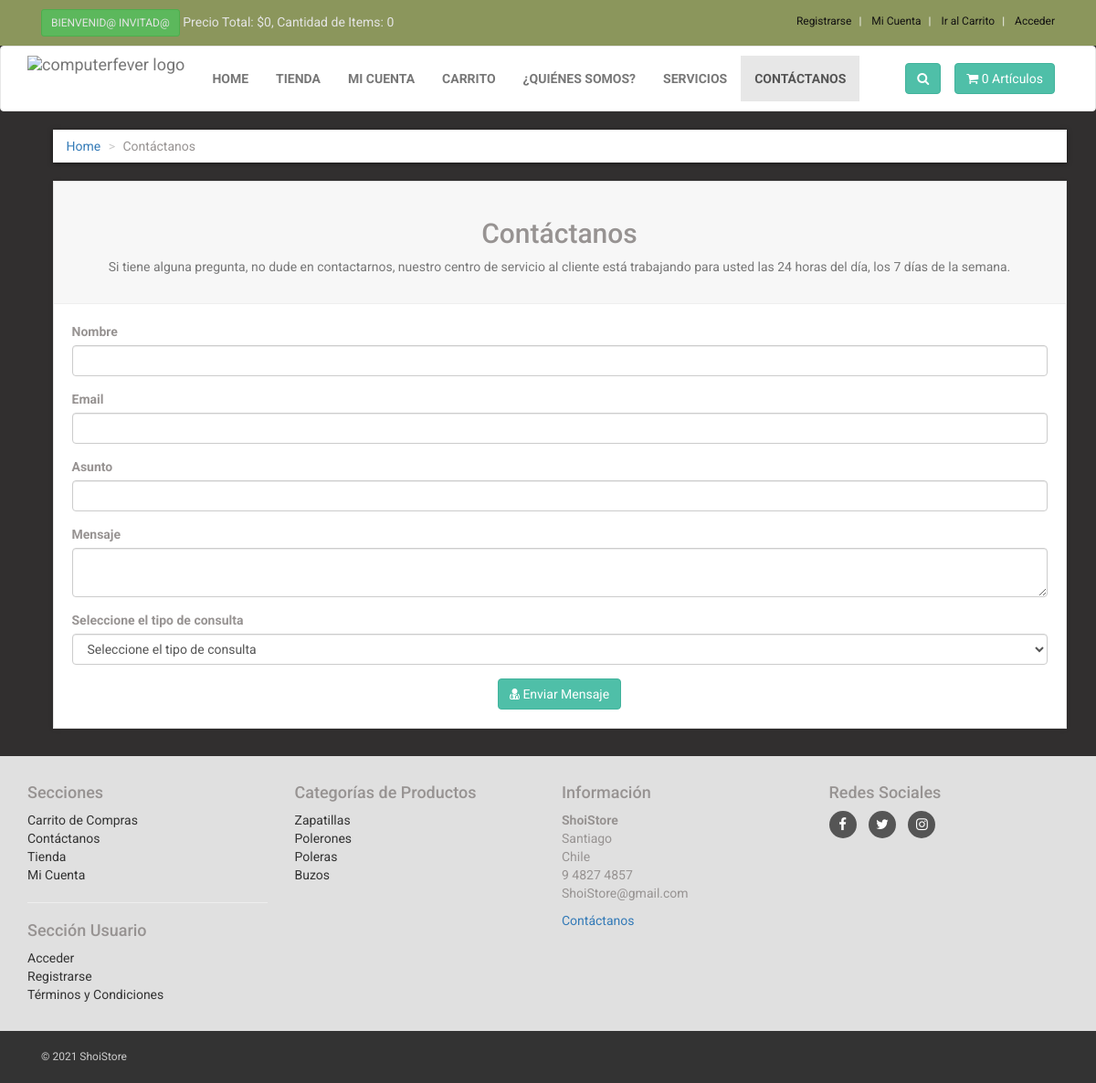
The page /contact.php on the database its author committed.
### tables this page shows
CREATE TABLE `contact_us` (
  `contact_id` int(10) NOT NULL,
  `contact_email` text NOT NULL,
  `contact_heading` text NOT NULL,
  `contact_desc` text NOT NULL
);

CREATE TABLE `product_categories` (
  `p_cat_id` int(10) NOT NULL,
  `p_cat_title` text NOT NULL,
  `p_cat_top` text NOT NULL,
  `p_cat_image` text NOT NULL
);

### contact.php (the view, shortened to what this page needs)
<?php
include("includes/db.php");
include("functions/functions.php");
?>
<!DOCTYPE html>
<html>
<head>
<link href="styles/bootstrap.min.css" rel="stylesheet">
<link href="styles/style.css" rel="stylesheet">
<link href="font-awesome/css/font-awesome.min.css" rel="stylesheet">
</head>
<body>
<div id="top">
<div class="container">
<div class="col-md-6 offer">
<a href="#" class="btn btn-success btn-sm" >
<?php
if(!isset($_SESSION['customer_email'])){
echo "Bienvenid@ Invitad@";
}else{
echo "Bienvenid@ : " . $_SESSION['customer_email'] . "";
}
?>
</a>
<a href="#">
Precio Total: <?php total_price(); ?>, Cantidad de Items: <?php items(); ?>
</a>
</div>
<div class="col-md-6">
<ul class="menu">
<?php if(!isset($_SESSION['customer_email'])){ ?>
<li>
<a href="customer_register.php"> Registrarse </a>
</li>
<?php
}else{
$customer_email = $_SESSION['customer_email'];
$select_customer = "select * from customers where customer_email='$customer_email'";
$run_customer = mysqli_query($con,$select_customer);
$row_customer = mysqli_fetch_array($run_customer);
$customer_role = $row_customer['customer_role'];
if($customer_role == "customer"){
?>
<li>
<a href="shop.php"> Tienda </a>
</li>
<?php }elseif($customer_role == "vendor"){ ?>
<li>
<a href="vendor_dashboard/index.php"> Vendedor Dashboard </a>
</li>
<?php } } ?>
<li>
<?php
if(!isset($_SESSION['customer_email'])){
echo "<a href='checkout.php' >Mi Cuenta</a>";
}
else{
echo "<a href='customer/my_account.php?my_orders'>Mi Cuenta</a>";
}
?>
</li>
<li>
<a href="cart.php">
Ir al Carrito
</a>
</li>
<li>
<?php
if(!isset($_SESSION['customer_email'])){
echo "<a href='checkout.php'> Acceder </a>";
}else {
echo "<a href='logout.php'> Cerrar Sesión </a>";
}
?>
</li>
</ul>
</div>
</div>
</div>
<div class="navbar navbar-default" id="navbar">
<div class="container" >
<div class="navbar-header">
<a class="navbar-brand home" href="index.php" >
<img src="images/logo.png" alt="computerfever logo" class="hidden-xs" >
</a>
</div>
<div class="navbar-collapse collapse" id="navigation" >
<div class="padding-nav" >
<ul class="nav navbar-nav navbar-left">
<li>
<a href="index.php"> Home </a>
</li>
<li>
<a href="shop.php"> Tienda </a>
</li>
<li>
<?php
if(!isset($_SESSION['customer_email'])){
echo "<a href='checkout.php' >Mi Cuenta</a>";
}
else{
echo "<a href='customer/my_account.php?my_orders'>Mi Cuenta</a>";
}
?>
</li>
<li>
<a href="cart.php"> Carrito </a>
</li>
<li>
<a href="about.php"> ¿Quiénes Somos? </a>
</li>
<li>
<a href="services.php"> Servicios </a>
</li>
<li class="active" >
<a href="contact.php"> Contáctanos </a>
</li>
</ul>
</div>
<a class="btn btn-primary navbar-btn right" href="cart.php">
<i class="fa fa-shopping-cart"></i>
<span> <?php items(); ?> Artículos </span>
</a>
<div class="navbar-collapse collapse right">
<button class="btn navbar-btn btn-primary" type="button" data-toggle="collapse" data-target="#search">
<i class="fa fa-search"></i>
</button>
</div>
</div>
</div>
</div>
<div id="content" >
<div class="container" >
<div class="col-md-12" >
<ul class="breadcrumb" >
<li>
<a href="index.php">Home</a>
</li>
<li>Contáctanos</li>
</ul>
</div>
<div class="col-md-12" >
<div class="box" >
<div class="box-header" >
<center>
<?php
$get_contact_us = "select * from contact_us";
$run_conatct_us = mysqli_query($con,$get_contact_us);
$row_conatct_us = mysqli_fetch_array($run_conatct_us);
$contact_heading = $row_conatct_us['contact_heading'];
$contact_desc = $row_conatct_us['contact_desc'];
?>
<h2> <?php echo $contact_heading; ?> </h2>
<p class="text-muted" >
<?php echo $contact_desc; ?>
</p>
</center>
</div>
<form action="contact.php" method="post" >
<div class="form-group" >
<label>Nombre</label>
<input type="text" class="form-control" name="name" required>
</div>
<div class="form-group">
<label>Email</label>
<input type="text" class="form-control" name="email" required>
</div>
<div class="form-group">
<label> Asunto </label>
<input type="text" class="form-control" name="subject" required>
</div>
<div class="form-group">
<label> Mensaje </label>
<textarea class="form-control" name="message"> </textarea>
</div>
<div class="form-group">
<label> Seleccione el tipo de consulta </label>
<select name="enquiry_type" class="form-control">
<option> Seleccione el tipo de consulta </option>
</select>
</div>
<div class="text-center">
<button type="submit" name="submit" class="btn btn-primary">
<i class="fa fa-user-md"></i> Enviar Mensaje
</button>
</div>
</form>
</div>
</div>
</div>
</div>
<?php
include("includes/footer.php");
?>
</body>
</html>

### includes/footer.php (shortened to what this page needs)
<?php
if(isset($include_page) and $include_page == "vendor_store"){
$store_back_url = "../";
}else{
$store_back_url = "";
}
?>
<div id="footer">
<div class="container">
<div class="row" >
<div class="col-md-3 col-sm-6" >
<h4>Secciones</h4>
<ul>
<li><a href="<?php echo $store_back_url; ?>cart.php">Carrito de Compras</a></li>
<li><a href="<?php echo $store_back_url; ?>contact.php">Contáctanos</a></li>
<li><a href="<?php echo $store_back_url; ?>shop.php">Tienda</a></li>
<li>
<?php
if(!isset($_SESSION['customer_email'])){
echo "<a href='$store_back_url" . "checkout.php' >Mi Cuenta</a>";
}
else{
echo "<a href='$store_back_url" . "customer/my_account.php?my_orders'>Mi Cuenta</a>";
}
?>
</li>
</ul>
<hr>
<h4>Sección Usuario</h4>
<ul>
<li>
<?php
if(!isset($_SESSION['customer_email'])){
echo "<a href='$store_back_url" . "checkout.php' >Acceder</a>";
}
else{
echo "<a href='$store_back_url" . "customer/my_account.php?my_orders'>Mi Cuenta</a>";
}
?>
</li>
<li><a href="<?php echo $store_back_url; ?>customer_register.php">Registrarse</a></li>
<li><a href="<?php echo $store_back_url; ?>terms.php">Términos y Condiciones </a></li>
</ul>
</div>
<div class="col-md-3 col-sm-6">
<h4> Categorías de Productos </h4>
<ul>
<?php
$get_p_cats = "select * from product_categories";
$run_p_cats = mysqli_query($con,$get_p_cats);
while($row_p_cats = mysqli_fetch_array($run_p_cats)){
$p_cat_id = $row_p_cats['p_cat_id'];
$p_cat_title = $row_p_cats['p_cat_title'];
echo "<li> <a href='$store_back_url" . "shop.php?p_cat=$p_cat_id'> $p_cat_title </a> </li>";
}
?>
</ul>
</div>
<div class="col-md-3 col-sm-6">
<h4>Información</h4>
<p>
<strong>ShoiStore</strong>
<br>Santiago
<br>Chile
<br>9 4827 4857
<br>ShoiStore@gmail.com
<br>
</p>
<a href="<?php echo $store_back_url; ?>contact.php">Contáctanos</a>
</div>
<div class="col-md-3 col-sm-6">
<h4> Redes Sociales </h4>
<p class="social">
<a href="#"><i class="fa fa-facebook"></i></a>
<a href="#"><i class="fa fa-twitter"></i></a>
<a href="#"><i class="fa fa-instagram"></i></a>
</p>
</div>
</div>
</div>
</div>
<div id="copyright">
<div class="container" >
<div class="col-md-6" >
<p class="pull-left"> &copy; 2021 ShoiStore </p>
</div>
</div>
</div>

### styles/style.css (style rules this page uses)
body { font-family: "Roboto", Helvetica, Arial, sans-serif; font-size: 14px; line-height: 1.42857143; color: #979392; background-color: #312f2f; overflow-x: hidden; }
#top { background: #8b965c; padding: 10px 0; }
#top .offer { color: #fff; }
#top .offer .btn { text-transform: uppercase; }
#top a { color: rgb(228, 228, 228); }
#top ul.menu { padding-top: 5px; margin: 0; text-align: right; font-size: 12px; list-style: none; }
#top ul.menu > li { display: inline-block; }
#top ul.menu > li a { color: #131212; }
#top ul.menu > li + li:before { content: "|\00a0"; padding: 0 5px; color: #f7f7f7; }
.navbar { background:white; }
.navbar-collapse .right { float:right; }
.navbar-brand { float:left; padding: 10px 15px; font-size:18px; line-height:20px; height:70px; }
.navbar ul.nav > li > a { text-transform:uppercase; font-weight:bold; font-size:14px; }
.padding-nav { padding-top:10px; }
.btn-primary { color:rgb(255, 255, 255); background-color:rgb(79, 191, 168); border-color:rgb(65, 179, 156); }
.box { background: #fff; margin: 0 0 30px; border: solid 1px #e6e6e6; box-sizing: border-box; padding:20px; box-shadow: 0 1px 5px rgba(0, 0, 0, 0.1); }
#content { padding-left:25px; }
.breadcrumb { padding: 8px 15px; margin-bottom:20px; background-color: #ffffff; border-radius: 0; box-shadow: 0 1px 5px rgba(0, 0, 0, 0.5); }
.breadcrumb > li + li:before { content: ">\00a0"; color:#cccccc; }
.box .box-header { background:#f7f7f7; margin:-20px -20px 20px; padding:20px; border-bottom: solid 1px #eeeeee; }
#footer { background: #e0e0e0; padding: 20px 0; }
#footer ul { padding-left: 0; list-style: none; }
#footer ul a { color:#333; padding: 20px 0; }
#footer .social { text-align: left; }
#footer .social a { margin: 0 10px 0 0; color: #fff; display: inline-block; width: 30px; height: 30px; border-radius: 15px; line-height: 30px; font-size: 15px; text-align: center; transition: all 0.2s ease-out; vertical-align: bottom; background-color:#555555; }
#copyright { background:#333; color:#ccc; padding:20px 0; font-size:12px; }
#copyright p { margin: 0; }

### rows shown on the page
contact_us: contact_heading "Contáctanos", contact_desc "Si tiene alguna pregunta, no dude en contactarnos, nuestro centro de servicio al cliente está trabajando para usted las 24 horas del día, los 7 días de la semana."
product_categories: p_cat_title "Zapatillas"
product_categories: p_cat_title "Polerones"
product_categories: p_cat_title "Poleras"
product_categories: p_cat_title "Buzos"

### other values the page prints
$total "0"
$count_items "0 0"
